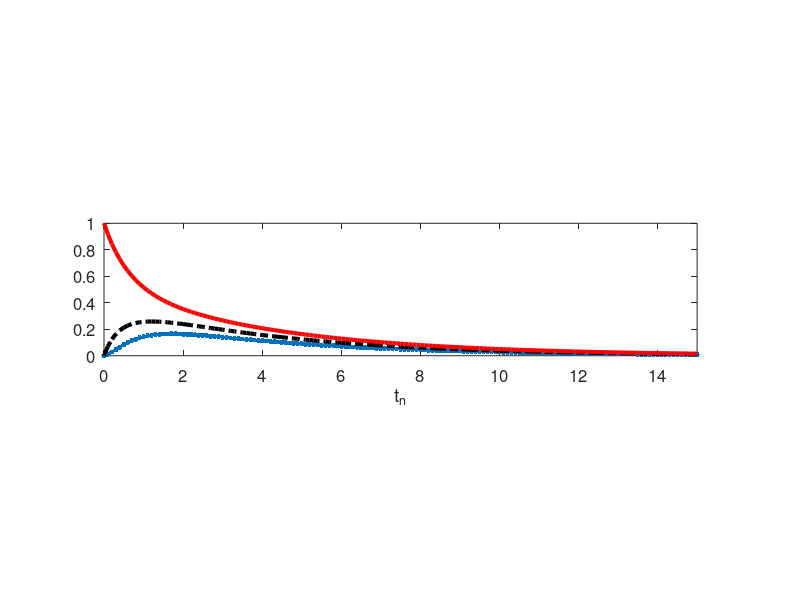

MATLAB code for this plot:
%
DAT.MARKERSIZE=12;
DAT.FONTSIZE=12;
DAT.LINEWIDTH=3;


P=[3 -2 0;-2 3 -1; 0 -1 1];

x1=[0;0;1];
TAU=0.1;

%%%%%%%%%%%%%%%%%%%%%%%%%%%%%%%%%%%%%%%%%%%%%%%%%%%%%%%%%%%%%%%%%%%%%%%%%%%%%%%%
T=0:TAU:15;
L=length(T);
N=numel(x1);

X=zeros(N,L);
X(:,1)=x1;
A=inv(eye(N)+TAU*P)

for II=1:(L-1)
	X(:,II+1)=A*X(:,II);
end


plot(	T,X(1,:),'.',"markersize", DAT.MARKERSIZE,'linewidth',DAT.LINEWIDTH, ...
	T,X(2,:),'k-.',"markersize", DAT.MARKERSIZE,'linewidth',DAT.LINEWIDTH, ...
	T,X(3,:),'r-',"markersize", DAT.MARKERSIZE,'linewidth',DAT.LINEWIDTH);
%grid
daspect([3.35 1 1])
    %set (gca, "ygrid", "on");
    %ylim([-2 8])
    xlim([min(T) max(T)]);
    hx=xlabel('t_n');
    set (hx, "fontsize", DAT.FONTSIZE);
    hl=legend(' x_1(t_n)',' x_2(t_n)',' x_3(t_n)','location','eastoutside');
    INFO=get(hl,'position');
    set (hl,'position',[1.9*INFO(1) 1.3*INFO(2) 1.5*INFO(3) INFO(4)]);
    set (hl, "fontsize", DAT.FONTSIZE);
    set (gca, "fontsize", DAT.FONTSIZE);
print(gcf,'primeirooder1','-depsc','-tight',['-F:' num2str(DAT.FONTSIZE)])
